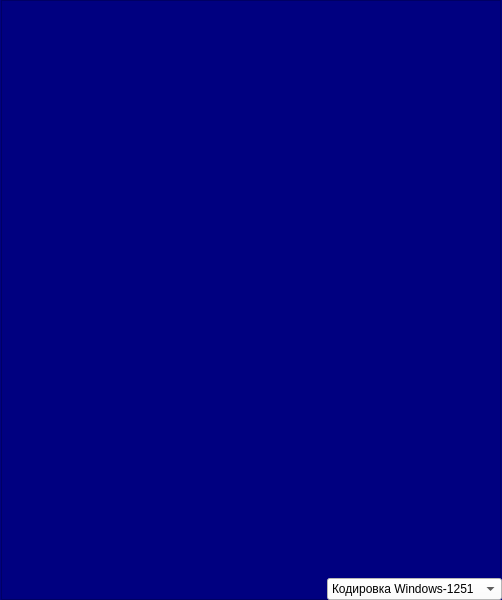
<?xml version="1.0" encoding="UTF-8"?>
<ui version="4.0">
 <class>IOHexVewierCtrl</class>
 <widget class="QWidget" name="IOHexVewierCtrl">
  <property name="geometry">
   <rect>
    <x>0</x>
    <y>0</y>
    <width>502</width>
    <height>600</height>
   </rect>
  </property>
  <property name="sizePolicy">
   <sizepolicy hsizetype="Fixed" vsizetype="Fixed">
    <horstretch>0</horstretch>
    <verstretch>0</verstretch>
   </sizepolicy>
  </property>
  <property name="minimumSize">
   <size>
    <width>500</width>
    <height>600</height>
   </size>
  </property>
  <property name="maximumSize">
   <size>
    <width>502</width>
    <height>624</height>
   </size>
  </property>
  <property name="palette">
   <palette>
    <active>
     <colorrole role="Button">
      <brush brushstyle="SolidPattern">
       <color alpha="255">
        <red>0</red>
        <green>0</green>
        <blue>128</blue>
       </color>
      </brush>
     </colorrole>
     <colorrole role="Text">
      <brush brushstyle="SolidPattern">
       <color alpha="255">
        <red>255</red>
        <green>255</green>
        <blue>255</blue>
       </color>
      </brush>
     </colorrole>
     <colorrole role="Base">
      <brush brushstyle="SolidPattern">
       <color alpha="255">
        <red>0</red>
        <green>0</green>
        <blue>128</blue>
       </color>
      </brush>
     </colorrole>
     <colorrole role="Window">
      <brush brushstyle="SolidPattern">
       <color alpha="255">
        <red>0</red>
        <green>0</green>
        <blue>128</blue>
       </color>
      </brush>
     </colorrole>
    </active>
    <inactive>
     <colorrole role="Button">
      <brush brushstyle="SolidPattern">
       <color alpha="255">
        <red>0</red>
        <green>0</green>
        <blue>128</blue>
       </color>
      </brush>
     </colorrole>
     <colorrole role="Text">
      <brush brushstyle="SolidPattern">
       <color alpha="255">
        <red>255</red>
        <green>255</green>
        <blue>255</blue>
       </color>
      </brush>
     </colorrole>
     <colorrole role="Base">
      <brush brushstyle="SolidPattern">
       <color alpha="255">
        <red>0</red>
        <green>0</green>
        <blue>128</blue>
       </color>
      </brush>
     </colorrole>
     <colorrole role="Window">
      <brush brushstyle="SolidPattern">
       <color alpha="255">
        <red>0</red>
        <green>0</green>
        <blue>128</blue>
       </color>
      </brush>
     </colorrole>
    </inactive>
    <disabled>
     <colorrole role="Button">
      <brush brushstyle="SolidPattern">
       <color alpha="255">
        <red>0</red>
        <green>0</green>
        <blue>128</blue>
       </color>
      </brush>
     </colorrole>
     <colorrole role="Text">
      <brush brushstyle="SolidPattern">
       <color alpha="255">
        <red>120</red>
        <green>120</green>
        <blue>120</blue>
       </color>
      </brush>
     </colorrole>
     <colorrole role="Base">
      <brush brushstyle="SolidPattern">
       <color alpha="255">
        <red>0</red>
        <green>0</green>
        <blue>128</blue>
       </color>
      </brush>
     </colorrole>
     <colorrole role="Window">
      <brush brushstyle="SolidPattern">
       <color alpha="255">
        <red>0</red>
        <green>0</green>
        <blue>128</blue>
       </color>
      </brush>
     </colorrole>
    </disabled>
   </palette>
  </property>
  <property name="windowTitle">
   <string>Form</string>
  </property>
  <property name="styleSheet">
   <string notr="true">background-color: rgb(0, 0, 128);</string>
  </property>
  <layout class="QGridLayout" name="gridLayout">
   <property name="leftMargin">
    <number>0</number>
   </property>
   <property name="topMargin">
    <number>0</number>
   </property>
   <property name="rightMargin">
    <number>0</number>
   </property>
   <property name="bottomMargin">
    <number>0</number>
   </property>
   <property name="spacing">
    <number>0</number>
   </property>
   <item row="0" column="0">
    <layout class="QHBoxLayout" name="horizontalLayout">
     <item>
      <widget class="QTableWidget" name="text">
       <property name="enabled">
        <bool>true</bool>
       </property>
       <property name="sizePolicy">
        <sizepolicy hsizetype="Fixed" vsizetype="Fixed">
         <horstretch>0</horstretch>
         <verstretch>0</verstretch>
        </sizepolicy>
       </property>
       <property name="minimumSize">
        <size>
         <width>500</width>
         <height>600</height>
        </size>
       </property>
       <property name="maximumSize">
        <size>
         <width>500</width>
         <height>600</height>
        </size>
       </property>
       <property name="palette">
        <palette>
         <active>
          <colorrole role="WindowText">
           <brush brushstyle="SolidPattern">
            <color alpha="255">
             <red>0</red>
             <green>255</green>
             <blue>255</blue>
            </color>
           </brush>
          </colorrole>
          <colorrole role="Button">
           <brush brushstyle="SolidPattern">
            <color alpha="255">
             <red>0</red>
             <green>0</green>
             <blue>128</blue>
            </color>
           </brush>
          </colorrole>
          <colorrole role="Text">
           <brush brushstyle="SolidPattern">
            <color alpha="255">
             <red>0</red>
             <green>255</green>
             <blue>255</blue>
            </color>
           </brush>
          </colorrole>
          <colorrole role="ButtonText">
           <brush brushstyle="SolidPattern">
            <color alpha="255">
             <red>0</red>
             <green>255</green>
             <blue>255</blue>
            </color>
           </brush>
          </colorrole>
          <colorrole role="Base">
           <brush brushstyle="SolidPattern">
            <color alpha="255">
             <red>0</red>
             <green>0</green>
             <blue>128</blue>
            </color>
           </brush>
          </colorrole>
          <colorrole role="Window">
           <brush brushstyle="SolidPattern">
            <color alpha="255">
             <red>0</red>
             <green>0</green>
             <blue>128</blue>
            </color>
           </brush>
          </colorrole>
          <colorrole role="ToolTipText">
           <brush brushstyle="SolidPattern">
            <color alpha="255">
             <red>0</red>
             <green>255</green>
             <blue>255</blue>
            </color>
           </brush>
          </colorrole>
         </active>
         <inactive>
          <colorrole role="WindowText">
           <brush brushstyle="SolidPattern">
            <color alpha="255">
             <red>0</red>
             <green>255</green>
             <blue>255</blue>
            </color>
           </brush>
          </colorrole>
          <colorrole role="Button">
           <brush brushstyle="SolidPattern">
            <color alpha="255">
             <red>0</red>
             <green>0</green>
             <blue>128</blue>
            </color>
           </brush>
          </colorrole>
          <colorrole role="Text">
           <brush brushstyle="SolidPattern">
            <color alpha="255">
             <red>0</red>
             <green>255</green>
             <blue>255</blue>
            </color>
           </brush>
          </colorrole>
          <colorrole role="ButtonText">
           <brush brushstyle="SolidPattern">
            <color alpha="255">
             <red>0</red>
             <green>255</green>
             <blue>255</blue>
            </color>
           </brush>
          </colorrole>
          <colorrole role="Base">
           <brush brushstyle="SolidPattern">
            <color alpha="255">
             <red>0</red>
             <green>0</green>
             <blue>128</blue>
            </color>
           </brush>
          </colorrole>
          <colorrole role="Window">
           <brush brushstyle="SolidPattern">
            <color alpha="255">
             <red>0</red>
             <green>0</green>
             <blue>128</blue>
            </color>
           </brush>
          </colorrole>
          <colorrole role="ToolTipText">
           <brush brushstyle="SolidPattern">
            <color alpha="255">
             <red>0</red>
             <green>255</green>
             <blue>255</blue>
            </color>
           </brush>
          </colorrole>
         </inactive>
         <disabled>
          <colorrole role="WindowText">
           <brush brushstyle="SolidPattern">
            <color alpha="255">
             <red>120</red>
             <green>120</green>
             <blue>120</blue>
            </color>
           </brush>
          </colorrole>
          <colorrole role="Button">
           <brush brushstyle="SolidPattern">
            <color alpha="255">
             <red>0</red>
             <green>0</green>
             <blue>128</blue>
            </color>
           </brush>
          </colorrole>
          <colorrole role="Text">
           <brush brushstyle="SolidPattern">
            <color alpha="255">
             <red>120</red>
             <green>120</green>
             <blue>120</blue>
            </color>
           </brush>
          </colorrole>
          <colorrole role="ButtonText">
           <brush brushstyle="SolidPattern">
            <color alpha="255">
             <red>120</red>
             <green>120</green>
             <blue>120</blue>
            </color>
           </brush>
          </colorrole>
          <colorrole role="Base">
           <brush brushstyle="SolidPattern">
            <color alpha="255">
             <red>0</red>
             <green>0</green>
             <blue>128</blue>
            </color>
           </brush>
          </colorrole>
          <colorrole role="Window">
           <brush brushstyle="SolidPattern">
            <color alpha="255">
             <red>0</red>
             <green>0</green>
             <blue>128</blue>
            </color>
           </brush>
          </colorrole>
          <colorrole role="ToolTipText">
           <brush brushstyle="SolidPattern">
            <color alpha="255">
             <red>0</red>
             <green>255</green>
             <blue>255</blue>
            </color>
           </brush>
          </colorrole>
         </disabled>
        </palette>
       </property>
       <property name="font">
        <font>
         <family>Times New Roman</family>
         <pointsize>14</pointsize>
         <weight>75</weight>
         <bold>true</bold>
        </font>
       </property>
       <property name="focusPolicy">
        <enum>Qt::NoFocus</enum>
       </property>
       <property name="contextMenuPolicy">
        <enum>Qt::NoContextMenu</enum>
       </property>
       <property name="styleSheet">
        <string notr="true"/>
       </property>
       <property name="verticalScrollBarPolicy">
        <enum>Qt::ScrollBarAlwaysOff</enum>
       </property>
       <property name="horizontalScrollBarPolicy">
        <enum>Qt::ScrollBarAlwaysOff</enum>
       </property>
       <property name="sizeAdjustPolicy">
        <enum>QAbstractScrollArea::AdjustToContents</enum>
       </property>
       <property name="autoScroll">
        <bool>false</bool>
       </property>
       <property name="editTriggers">
        <set>QAbstractItemView::NoEditTriggers</set>
       </property>
       <property name="tabKeyNavigation">
        <bool>false</bool>
       </property>
       <property name="showDropIndicator" stdset="0">
        <bool>false</bool>
       </property>
       <property name="dragDropOverwriteMode">
        <bool>false</bool>
       </property>
       <property name="selectionMode">
        <enum>QAbstractItemView::NoSelection</enum>
       </property>
       <property name="selectionBehavior">
        <enum>QAbstractItemView::SelectItems</enum>
       </property>
       <property name="showGrid">
        <bool>false</bool>
       </property>
       <property name="gridStyle">
        <enum>Qt::NoPen</enum>
       </property>
       <property name="wordWrap">
        <bool>false</bool>
       </property>
       <property name="cornerButtonEnabled">
        <bool>false</bool>
       </property>
       <attribute name="horizontalHeaderVisible">
        <bool>false</bool>
       </attribute>
       <attribute name="horizontalHeaderCascadingSectionResizes">
        <bool>true</bool>
       </attribute>
       <attribute name="horizontalHeaderDefaultSectionSize">
        <number>360</number>
       </attribute>
       <attribute name="horizontalHeaderHighlightSections">
        <bool>true</bool>
       </attribute>
       <attribute name="horizontalHeaderMinimumSectionSize">
        <number>20</number>
       </attribute>
       <attribute name="horizontalHeaderShowSortIndicator" stdset="0">
        <bool>true</bool>
       </attribute>
       <attribute name="horizontalHeaderStretchLastSection">
        <bool>true</bool>
       </attribute>
       <attribute name="verticalHeaderVisible">
        <bool>false</bool>
       </attribute>
       <attribute name="verticalHeaderCascadingSectionResizes">
        <bool>true</bool>
       </attribute>
       <attribute name="verticalHeaderDefaultSectionSize">
        <number>25</number>
       </attribute>
       <attribute name="verticalHeaderHighlightSections">
        <bool>false</bool>
       </attribute>
       <attribute name="verticalHeaderMinimumSectionSize">
        <number>25</number>
       </attribute>
       <attribute name="verticalHeaderShowSortIndicator" stdset="0">
        <bool>false</bool>
       </attribute>
       <attribute name="verticalHeaderStretchLastSection">
        <bool>false</bool>
       </attribute>
       <column>
        <property name="text">
         <string>hex</string>
        </property>
       </column>
       <column>
        <property name="text">
         <string>text</string>
        </property>
       </column>
      </widget>
     </item>
    </layout>
   </item>
   <item row="1" column="0">
    <layout class="QHBoxLayout" name="horizontalLayout_2">
     <item>
      <spacer name="horizontalSpacer">
       <property name="orientation">
        <enum>Qt::Horizontal</enum>
       </property>
       <property name="sizeHint" stdset="0">
        <size>
         <width>40</width>
         <height>20</height>
        </size>
       </property>
      </spacer>
     </item>
     <item>
      <widget class="QComboBox" name="codec">
       <property name="palette">
        <palette>
         <active>
          <colorrole role="Button">
           <brush brushstyle="SolidPattern">
            <color alpha="255">
             <red>255</red>
             <green>255</green>
             <blue>255</blue>
            </color>
           </brush>
          </colorrole>
          <colorrole role="Base">
           <brush brushstyle="SolidPattern">
            <color alpha="255">
             <red>255</red>
             <green>255</green>
             <blue>255</blue>
            </color>
           </brush>
          </colorrole>
          <colorrole role="Window">
           <brush brushstyle="SolidPattern">
            <color alpha="255">
             <red>255</red>
             <green>255</green>
             <blue>255</blue>
            </color>
           </brush>
          </colorrole>
          <colorrole role="HighlightedText">
           <brush brushstyle="SolidPattern">
            <color alpha="255">
             <red>0</red>
             <green>0</green>
             <blue>255</blue>
            </color>
           </brush>
          </colorrole>
         </active>
         <inactive>
          <colorrole role="Button">
           <brush brushstyle="SolidPattern">
            <color alpha="255">
             <red>255</red>
             <green>255</green>
             <blue>255</blue>
            </color>
           </brush>
          </colorrole>
          <colorrole role="Base">
           <brush brushstyle="SolidPattern">
            <color alpha="255">
             <red>255</red>
             <green>255</green>
             <blue>255</blue>
            </color>
           </brush>
          </colorrole>
          <colorrole role="Window">
           <brush brushstyle="SolidPattern">
            <color alpha="255">
             <red>255</red>
             <green>255</green>
             <blue>255</blue>
            </color>
           </brush>
          </colorrole>
          <colorrole role="HighlightedText">
           <brush brushstyle="SolidPattern">
            <color alpha="255">
             <red>0</red>
             <green>0</green>
             <blue>255</blue>
            </color>
           </brush>
          </colorrole>
         </inactive>
         <disabled>
          <colorrole role="Button">
           <brush brushstyle="SolidPattern">
            <color alpha="255">
             <red>255</red>
             <green>255</green>
             <blue>255</blue>
            </color>
           </brush>
          </colorrole>
          <colorrole role="Base">
           <brush brushstyle="SolidPattern">
            <color alpha="255">
             <red>255</red>
             <green>255</green>
             <blue>255</blue>
            </color>
           </brush>
          </colorrole>
          <colorrole role="Window">
           <brush brushstyle="SolidPattern">
            <color alpha="255">
             <red>255</red>
             <green>255</green>
             <blue>255</blue>
            </color>
           </brush>
          </colorrole>
          <colorrole role="HighlightedText">
           <brush brushstyle="SolidPattern">
            <color alpha="255">
             <red>0</red>
             <green>0</green>
             <blue>255</blue>
            </color>
           </brush>
          </colorrole>
         </disabled>
        </palette>
       </property>
       <property name="styleSheet">
        <string notr="true">background-color: rgb(255, 255, 255);
selection-color: rgb(0, 0, 255);</string>
       </property>
       <item>
        <property name="text">
         <string>Кодировка Windows-1251</string>
        </property>
       </item>
       <item>
        <property name="text">
         <string>Кодировка Utf-8</string>
        </property>
       </item>
       <item>
        <property name="text">
         <string>Кодировка IBM 866</string>
        </property>
       </item>
      </widget>
     </item>
    </layout>
   </item>
  </layout>
 </widget>
 <resources/>
 <connections/>
</ui>
